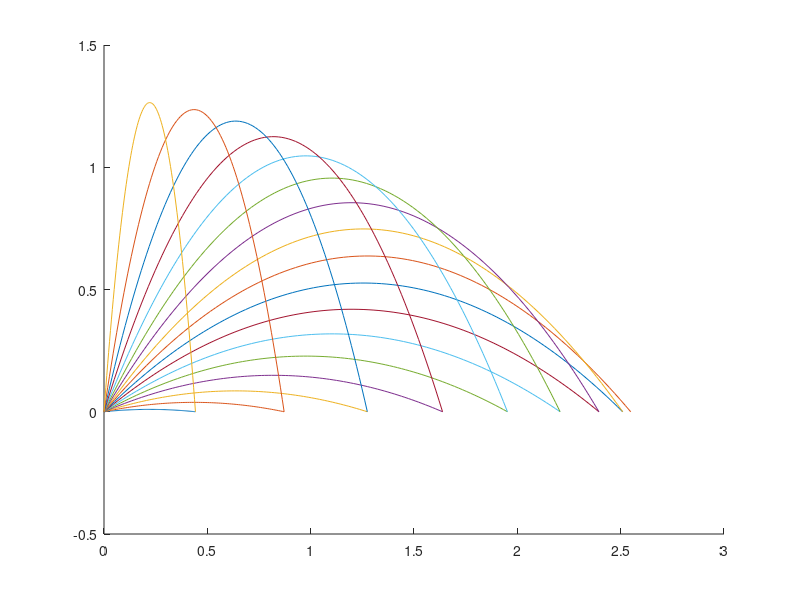

The MATLAB script that drew this image:
v0=input('enter intial velocityof ball in m/s and press return\n');
angle=(5:5:85);
g=9.81;
hold on
for angle = 5:5:85
    tges=(2*v0.*sin(angle.*(pi/180)))/g;
    t=linspace(0,tges);
    vx=v0.*cos(angle.*(pi/180));
    vy=v0.*sin(angle.*(pi/180));
    sx=vx.*t;
    sy=vy.*t-0.5*g.*t.^2;
    plot(sx,sy);
end
hold off